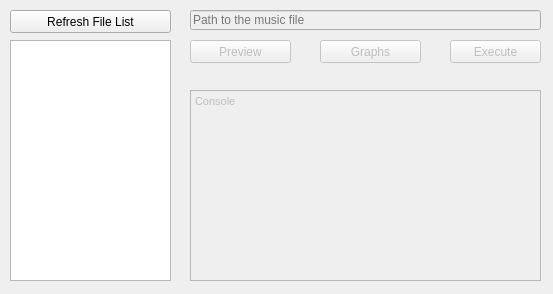
<?xml version="1.0" encoding="UTF-8"?>
<ui version="4.0">
 <class>Form</class>
 <widget class="QWidget" name="Form">
  <property name="geometry">
   <rect>
    <x>0</x>
    <y>0</y>
    <width>553</width>
    <height>294</height>
   </rect>
  </property>
  <property name="windowTitle">
   <string>Form</string>
  </property>
  <widget class="QListWidget" name="musicFiles">
   <property name="geometry">
    <rect>
     <x>10</x>
     <y>40</y>
     <width>161</width>
     <height>241</height>
    </rect>
   </property>
  </widget>
  <widget class="QLineEdit" name="path">
   <property name="enabled">
    <bool>false</bool>
   </property>
   <property name="geometry">
    <rect>
     <x>190</x>
     <y>10</y>
     <width>351</width>
     <height>20</height>
    </rect>
   </property>
   <property name="placeholderText">
    <string>Path to the music file</string>
   </property>
  </widget>
  <widget class="QPushButton" name="preview">
   <property name="enabled">
    <bool>false</bool>
   </property>
   <property name="geometry">
    <rect>
     <x>190</x>
     <y>40</y>
     <width>101</width>
     <height>23</height>
    </rect>
   </property>
   <property name="text">
    <string>Preview</string>
   </property>
  </widget>
  <widget class="QPushButton" name="graphs">
   <property name="enabled">
    <bool>false</bool>
   </property>
   <property name="geometry">
    <rect>
     <x>320</x>
     <y>40</y>
     <width>101</width>
     <height>23</height>
    </rect>
   </property>
   <property name="text">
    <string>Graphs</string>
   </property>
  </widget>
  <widget class="QTextEdit" name="console">
   <property name="enabled">
    <bool>false</bool>
   </property>
   <property name="geometry">
    <rect>
     <x>190</x>
     <y>90</y>
     <width>351</width>
     <height>191</height>
    </rect>
   </property>
   <property name="acceptDrops">
    <bool>true</bool>
   </property>
   <property name="html">
    <string>&lt;!DOCTYPE HTML PUBLIC &quot;-//W3C//DTD HTML 4.0//EN&quot; &quot;http://www.w3.org/TR/REC-html40/strict.dtd&quot;&gt;
&lt;html&gt;&lt;head&gt;&lt;meta name=&quot;qrichtext&quot; content=&quot;1&quot; /&gt;&lt;style type=&quot;text/css&quot;&gt;
p, li { white-space: pre-wrap; }
&lt;/style&gt;&lt;/head&gt;&lt;body style=&quot; font-family:'MS Shell Dlg 2'; font-size:8.25pt; font-weight:400; font-style:normal;&quot;&gt;
&lt;p style=&quot; margin-top:0px; margin-bottom:0px; margin-left:0px; margin-right:0px; -qt-block-indent:0; text-indent:0px;&quot;&gt;&lt;span style=&quot; font-size:8pt;&quot;&gt;Console&lt;/span&gt;&lt;/p&gt;&lt;/body&gt;&lt;/html&gt;</string>
   </property>
   <property name="placeholderText">
    <string/>
   </property>
  </widget>
  <widget class="QPushButton" name="execute">
   <property name="enabled">
    <bool>false</bool>
   </property>
   <property name="geometry">
    <rect>
     <x>450</x>
     <y>40</y>
     <width>91</width>
     <height>23</height>
    </rect>
   </property>
   <property name="text">
    <string>Execute</string>
   </property>
  </widget>
  <widget class="QPushButton" name="refresh">
   <property name="geometry">
    <rect>
     <x>10</x>
     <y>10</y>
     <width>161</width>
     <height>23</height>
    </rect>
   </property>
   <property name="text">
    <string>Refresh File List</string>
   </property>
  </widget>
 </widget>
 <resources/>
 <connections/>
</ui>
